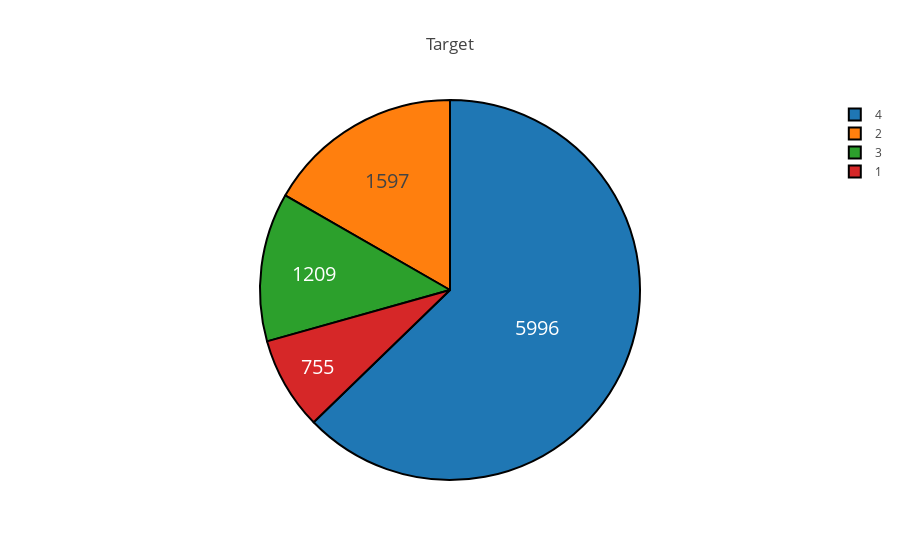

The cell this chart's notebook holds for it:
### Markdown cell above
### Target

### Code cell
vc = train_y.value_counts()

trace = go.Pie(labels=vc.index, values=vc.values,
               hoverinfo='label+percent', textinfo='value', 
               textfont=dict(size=20),
               marker=dict(line=dict(color="black", width=2)))

fig = go.Figure(data=[trace], layout=go.Layout(title = "Target"))
iplot(fig);

### Figure 1 — Plotly figure (JSON) as saved in the notebook; plotly's stock layout.template omitted (floating-point values rounded to 4 significant figures)
{"data": [{"hoverinfo": "label+percent", "labels": [4, 2, 3, 1], "marker": {"line": {"color": "black", "width": 2}}, "textfont": {"size": 20}, "textinfo": "value", "type": "pie", "values": [5996, 1597, 1209, 755]}], "layout": {"title": "Target"}}
